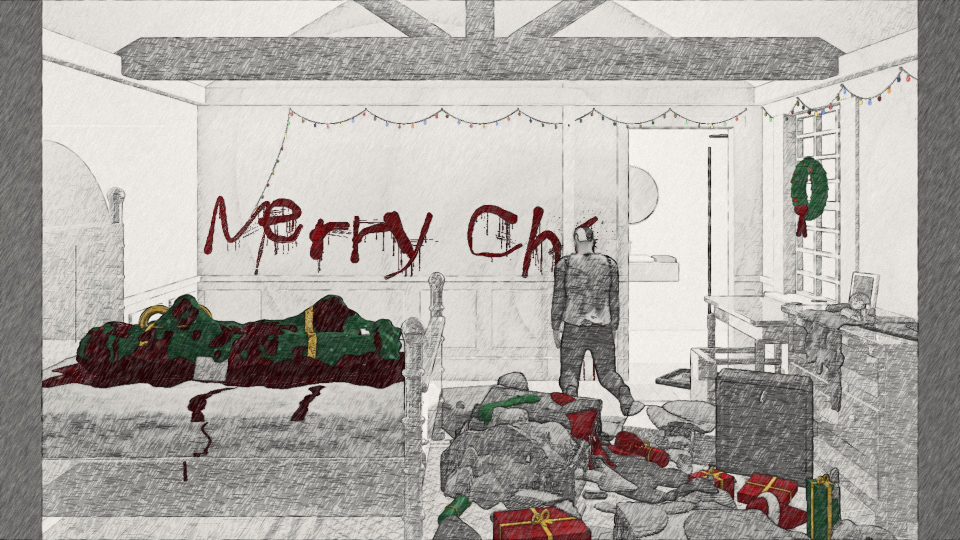
#> input picture animations/yuletide-merry-chr-still.jpg, 1920 x 1080 px (shown at 1/2 size)
$ python -i house_look.py   (imports and definitions only)
#> lines starting #> are read from the running program, lines starting #| are printed output that depends on the picture; after the words box and inside, x2 and y2 are one past the last pixel; in counts of white or black regions, pixels touching at a corner belong together
"""house_look: the house look (rule S7; Sam, 12 Nov): every drawing looks cut from paper and laid on paper.

MAP (rule 61):
  LOOK 25          the ONE setting: paper strength, light-edge strength, shadow strength and offset
  paper 45         the paper picture (fixed grain + soft blotches), made once per size, the same every frame
  shapes 75        the drawing split into its flat-colour shapes; each shape's height (smaller shapes lie on bigger)
  edges 125        per shape: a soft shadow down and right onto what lies beneath, and a thin light top edge
  apply 165        all of it, in order; film_engine.render calls it ONCE per drawing, before captions go on

Applied to the drawing only: captions, the Hook Text and the sign-off go on afterwards, clean. Shapes are found from the
picture's flat colours, not from its black outlines: an outline belongs to the shape it surrounds, and thin things
(outlines, wires, poles, ropes) cast no shadow.
"""
import numpy as np
from PIL import Image
from scipy import ndimage as nd

# The one setting (brief: "a single setting so it can be changed"). Sizes are at 1080 wide and scale with the picture.
LOOK = dict(
    paper=0.70,          # soft light at 70% (as tested and chosen, 12 Nov)
    paper_depth=0.45,    # the paper's texture at 45%: the test's recipe alone came out 2.2x stronger than the test Sam
                         # chose (measured on the sky in his two screenshots, 12 Nov: grain 2.8x, blotches 1.9x)
    light=0.22,          # the light top edge: this much of the way to white
    light_px=2.0,        # its thickness
    shadow=0.26,         # the darkest a shadow gets (fraction darker)
    shadow_dx=4.0,       # down and right
    shadow_dy=6.0,
    shadow_soft=3.0,     # blur of the shadow's edge
    thin_px=4.0,         # a shape no thicker than twice this casts no shadow: wires, poles, ropes
    min_area=60,         # smaller patches (texture, sparks, specks) join the shape round them
    ramp=(0.5, 2.0),     # a shape lies fully on another only when that one is e^2 = 7 times bigger, not at all under
                         # e^0.5 = 1.6 times, fading between: near-equal shapes (a checked shirt's squares and bars)
                         # never flip which is on top from one drawing to the next (they flickered, 12 Nov)
)

_PAPER = {}


# ------------------------------------------------------------------------------------------------------------ paper
def paper(w, h):
    """The paper picture, w x h, grey around 0.5: fine grain averaged with soft blotches. Seeded, so every frame and
    every render get the same sheet (paper doesn't crawl)."""
    if (w, h) in _PAPER:
        return _PAPER[(w, h)]
    # made by exactly the steps of the test Sam chose (12 Nov). A first build copied the recipe by hand and came out
    # with twice the blotches and half the grain: "far more smudged" (Sam, 12 Nov). Never re-derive it.
    import subprocess
    import imageio_ffmpeg

    def make(size, chain):
        raw = subprocess.run([imageio_ffmpeg.get_ffmpeg_exe(), '-loglevel', 'error', '-f', 'lavfi', '-i',
                              f'color=gray:s={size},format=gray,{chain}', '-frames:v', '1', '-f', 'rawvideo',
                              '-pix_fmt', 'gray', '-'], capture_output=True, check=True).stdout
        return np.frombuffer(raw, np.uint8).reshape(h, w).astype(np.float32) / 255
    grain = make(f'{w}x{h}', 'noise=alls=90,gblur=sigma=0.9,eq=contrast=2.2')
    blot = make(f'{max(8, w // 8)}x{max(8, h // 8)}', f'noise=alls=90,gblur=sigma=4,eq=contrast=4,scale={w}:{h}')
    p = (grain + blot) / 2
    p = p.mean() + LOOK['paper_depth'] * (p - p.mean())
    _PAPER[(w, h)] = p
    return p


def lay_on_paper(a, strength):
    """Soft light: where the paper is darker than mid-grey the drawing darkens a touch, lighter lightens it."""
    b = paper(a.shape[1], a.shape[0])[..., None]
    soft = (1 - 2 * b) * a * a + 2 * b * a
    return a + strength * (soft - a)


# ----------------------------------------------------------------------------------------------------------- shapes
def _disk(r):
    r = max(1, int(round(r)))
    y, x = np.ogrid[-r:r + 1, -r:r + 1]
    return x * x + y * y <= r * r


def shapes(a):
    """(height map, ink mask, thin mask). Each flat-colour shape is one region; its height is -log(area), so a smaller
    shape lies on a bigger one (an eye on a face, a face on a body, a body on the sky). Black outlines (ink: dark and
    thin) take the height of the highest shape they touch, as an outline is part of the shape it goes round."""
    h, w = a.shape[:2]
    k = w / 1080
    lum = a @ np.array([0.299, 0.587, 0.114], np.float32)
    dark = lum < 0.2
    ink = dark & ~nd.binary_opening(dark, _disk(3 * k))           # dark and thin: an outline, not a black coat
    e = np.zeros((h, w), bool)
    d = np.abs(np.diff(a, axis=1)).max(2) > 0.07                   # a colour change between neighbours
    e[:, :-1] |= d
    e[:, 1:] |= d
    d = np.abs(np.diff(a, axis=0)).max(2) > 0.07
    e[:-1] |= d
    e[1:] |= d
    lab, n = nd.label(~(e | ink))
    area = np.bincount(lab.ravel(), minlength=n + 1)
    small = area < LOOK['min_area'] * k * k
    small[0] = True
    # every unlabelled pixel (a colour change, a speck) joins its nearest shape
    idx = nd.distance_transform_edt(small[lab], return_distances=False, return_indices=True)
    lab = lab[idx[0], idx[1]]
    # thickness: how far a shape's middle is from its edge; thin shapes cast no shadow
    inner = nd.distance_transform_edt(~(e | ink))
    thick = np.asarray(nd.maximum(inner, lab, index=np.arange(n + 1)))
    height = -np.log(np.maximum(area, 1)).astype(np.float32)
    H = height[lab]
    thin = (thick < LOOK['thin_px'] * k)[lab]
    r = int(round(3 * k)) * 2 + 1
    H = np.where(ink, nd.maximum_filter(np.where(ink, -1e9, H), size=r), H)
    thin = np.where(ink, nd.minimum_filter(np.where(ink, True, thin), size=r), thin)
    return H, ink, thin


# ------------------------------------------------------------------------------------------------------------ edges
def _shift(m, dx, dy, fill):
    """m moved right by dx and down by dy (whole pixels)."""
    out = np.full_like(m, fill)
    h, w = m.shape
    out[max(0, dy):h + min(0, dy), max(0, dx):w + min(0, dx)] = m[max(0, -dy):h - max(0, dy), max(0, -dx):w - max(0, dx)]
    return out


def _above(top, under):
    """How far a shape of height `top` lies on one of height `under`: 0 (not at all) to 1 (fully)."""
    lo, hi = LOOK['ramp']
    return np.clip((top - under - lo) / (hi - lo), 0, 1).astype(np.float32)


def edges(a):
    """The drawing with each shape's soft shadow down-right onto the shapes beneath, and its light top edge."""
    h, w = a.shape[:2]
    k = w / 1080
    H, ink, thin = shapes(a)
    # the shadow: where a thick shape, moved down and right, lies on what is there
    Hc = np.where(thin, -1e9, H).astype(np.float32)
    dx, dy = int(round(LOOK['shadow_dx'] * k)), int(round(LOOK['shadow_dy'] * k))
    moved = _shift(Hc, dx, dy, -1e9)
    s = nd.gaussian_filter(_above(moved, H), LOOK['shadow_soft'] * k)
    near = int(round(2 * LOOK['shadow_soft'] * k)) * 2 + 1
    s *= _above(nd.maximum_filter(moved, size=near), H) > 0           # never on the casting shape itself
    a = a * (1 - LOOK['shadow'] * s[..., None])
    # the light top edge: a shape's own pixels just below a lower shape (outlines are looked through: each outline
    # pixel takes the height of the first non-outline pixel above it)
    Hup = H.copy()
    for _ in range(int(round(4 * k)) + 1):
        Hup = np.where(ink, _shift(Hup, 0, 1, 1e9), Hup)
    lit = np.zeros((h, w), np.float32)
    for dd in range(1, max(1, int(round(LOOK['light_px'] * k))) + 1):
        lit = np.maximum(lit, _above(H, _shift(Hup, 0, dd, 1e9)))
    lit *= ~ink
    lit = nd.gaussian_filter(lit, 0.6 * k)
    return a + (1 - a) * (LOOK['light'] * lit[..., None])


# ------------------------------------------------------------------------------------------------------------ apply
def apply(img):
    """The house look on one drawing (PIL image, no captions yet) -> PIL RGB image."""
    a = np.asarray(img.convert('RGB'), np.float32) / 255
    a = lay_on_paper(edges(a), LOOK['paper'])
    return Image.fromarray((np.clip(a, 0, 1) * 255 + 0.5).astype(np.uint8))

>>> from PIL import Image
>>> picture = Image.open('../animations/yuletide-merry-chr-still.jpg')
#> picture is the input picture: PIL image 1920x1080 RGB; mean R, G, B 172.9, 169.1, 164.5
>>> result = apply(picture)
#> in shapes, `dark = lum < 0.2`:
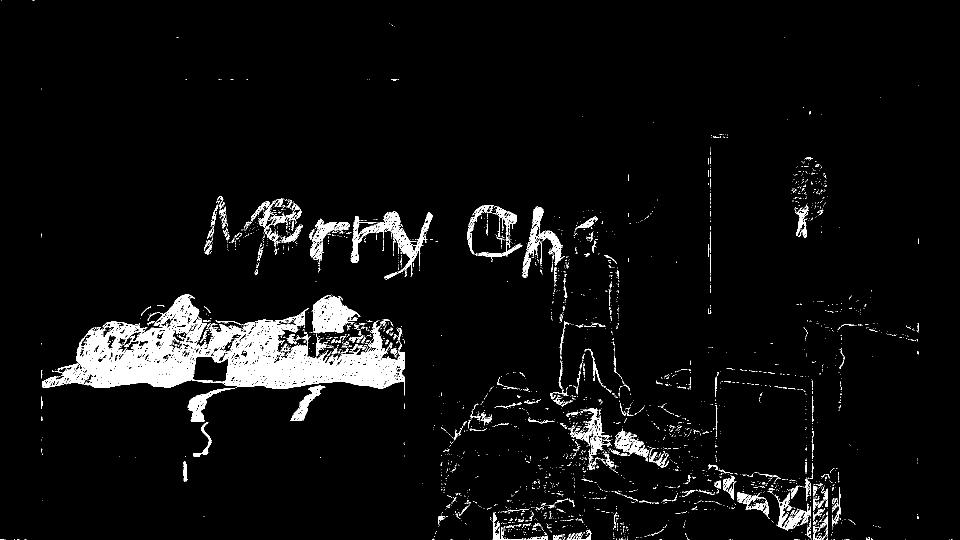
#> dark: shape (1080, 1920) bool (shown at 1/2 size); 5% white; 3030 white regions (2774 under 20 px), largest, box (x1, y1, x2, y2) and area: (84, 589, 810, 791) 54763, (701, 422, 865, 552) 4505, (625, 590, 721, 667) 4101
#> in shapes, `ink = dark & ~nd.binary_opening(dark, _disk(3 * k))`: ink: shape (1080, 1920) bool; 3.9% white; 3153 white regions (2875 under 20 px), largest, box (x1, y1, x2, y2) and area: (256, 589, 618, 775) 14825, (552, 656, 810, 791) 7029, (152, 643, 295, 776) 5974
#> in shapes, `d = np.abs(np.diff(a, axis=1)).max(2) > 0.07`: d: shape (1080, 1919) bool; 16.5% white in thin lines or dots
#> in shapes, `e[:, :-1] |= d`: e: shape (1080, 1920) bool; 16.5% white in thin lines or dots
#> in shapes, `e[:, 1:] |= d`:
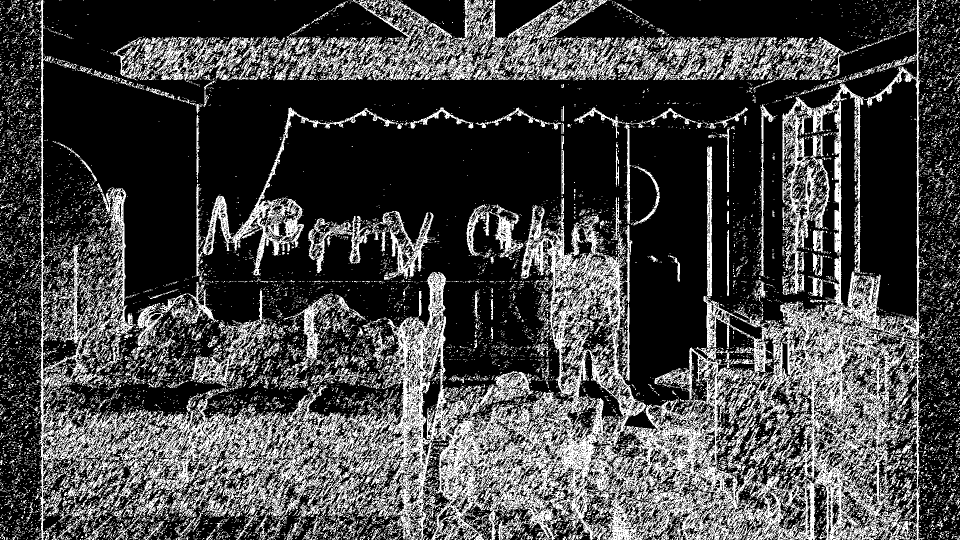
#> e: shape (1080, 1920) bool (shown at 1/2 size); 27% white in thin lines or dots
#> in shapes, `d = np.abs(np.diff(a, axis=0)).max(2) > 0.07`: d: shape (1079, 1920) bool; 18.1% white in thin lines or dots
#> in shapes, `e[1:] |= d`: e: shape (1080, 1920) bool; 39% white; 8932 white regions (8254 under 20 px), largest, box (x1, y1, x2, y2) and area: (69, 0, 1851, 1080) 609743, (220, 0, 1792, 186) 114836, (933, 407, 1047, 527) 4949
#> in shapes, `lab, n = nd.label(~(e | ink))`:
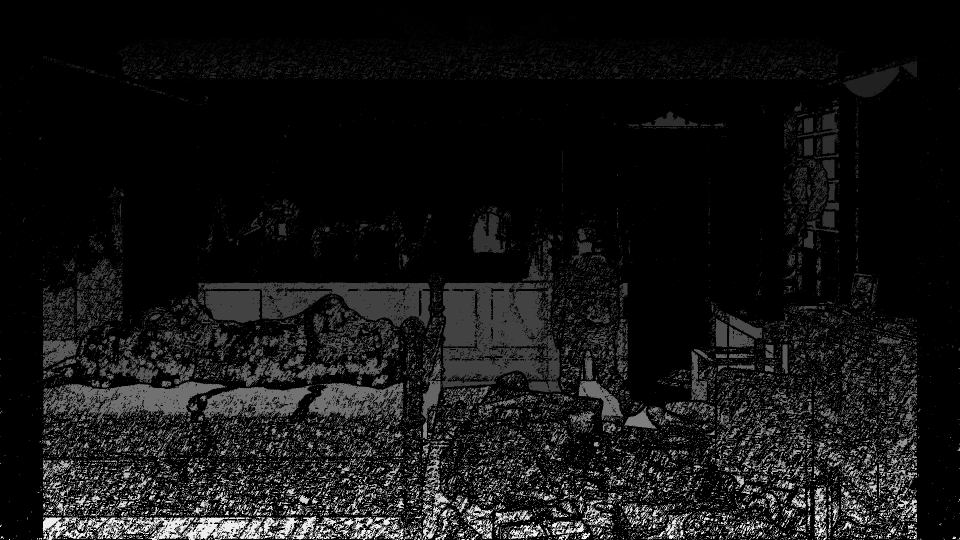
#> lab: shape (1080, 1920) int32 (shown at 1/2 size); min 0, max 35939, mean 2820; drawn with min black and max white
#> in shapes, `lab, n = nd.label(~(e | ink))`: n = 35939
#> in shapes, `H = height[lab]`:
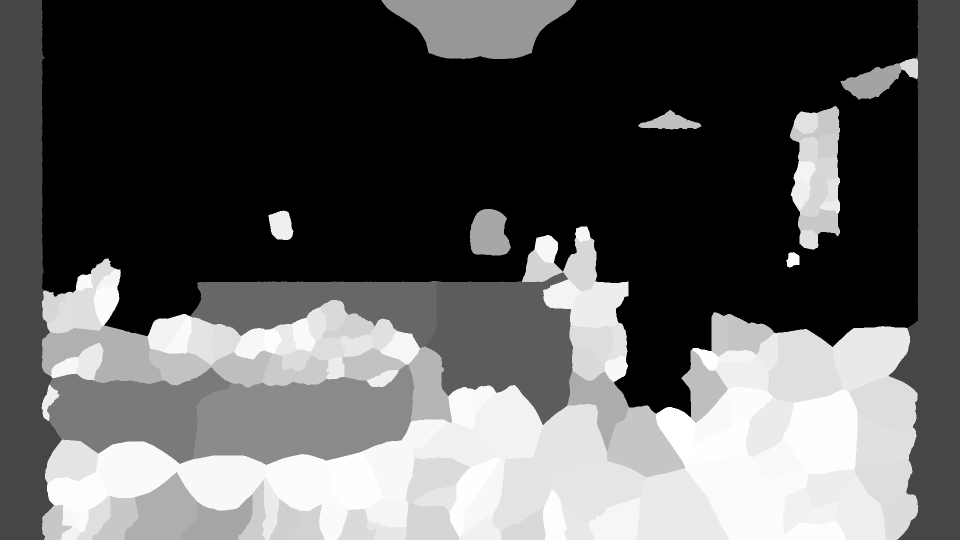
#> H: shape (1080, 1920) float32 (shown at 1/2 size); min -13.48, max -5.25, mean -10.54; drawn with min black and max white
#> in shapes, `thin = (thick < LOOK['thin_px'] * k)[lab]`: thin: shape (1080, 1920) bool; 27.1% white; 9 white regions, largest, box (x1, y1, x2, y2) and area: (90, 652, 1837, 1080) 430422, (84, 517, 840, 775) 92709, (1086, 558, 1257, 764) 22284
#> in shapes, `thin = np.where(ink, nd.minimum_filter(np.where(ink, True, thin), size..`: thin: shape (1080, 1920) bool; 26.8% white; 108 white regions (99 under 20 px), largest, box (x1, y1, x2, y2) and area: (90, 652, 1837, 1080) 429853, (84, 517, 840, 775) 88225, (1086, 558, 1257, 764) 22148
#> in _shift, `out[max(0, dy):h + min(0, dy), max(0, dx):w + min(0, dx)] = m[max(0, -..`:
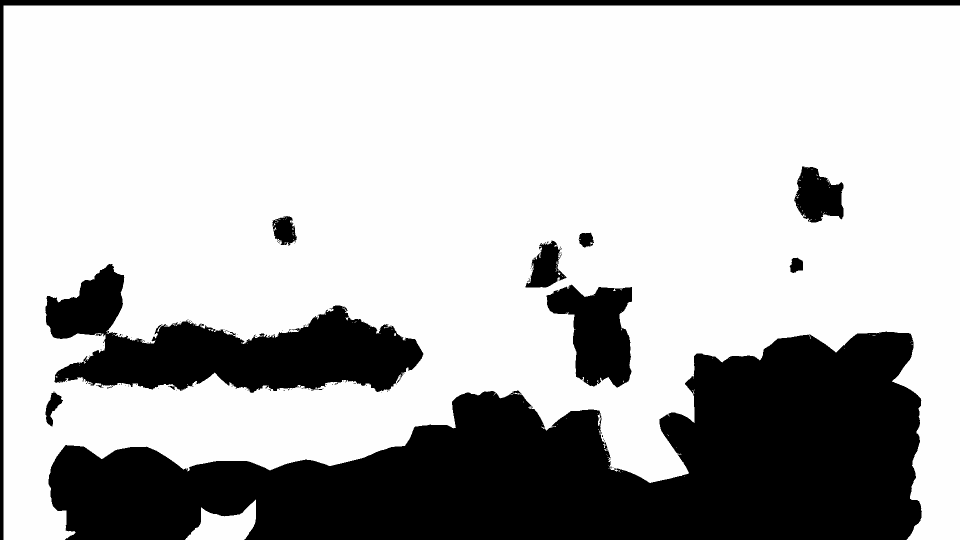
#> out: shape (1080, 1920) float32 (shown at 1/2 size); min -1e+09, max -5.25, mean -273956800; drawn with min black and max white
#> in edges, `s *= _above(nd.maximum_filter(moved, size=near), H) > 0`:
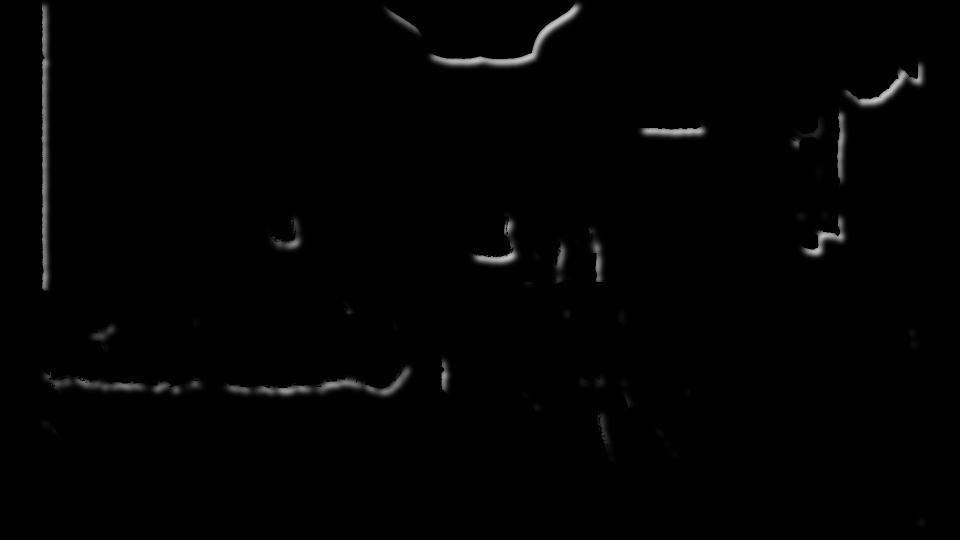
#> s: shape (1080, 1920) float32 (shown at 1/2 size); min 0, max 0.778, mean 0.00831
#> in edges, `lit *= ~ink`:
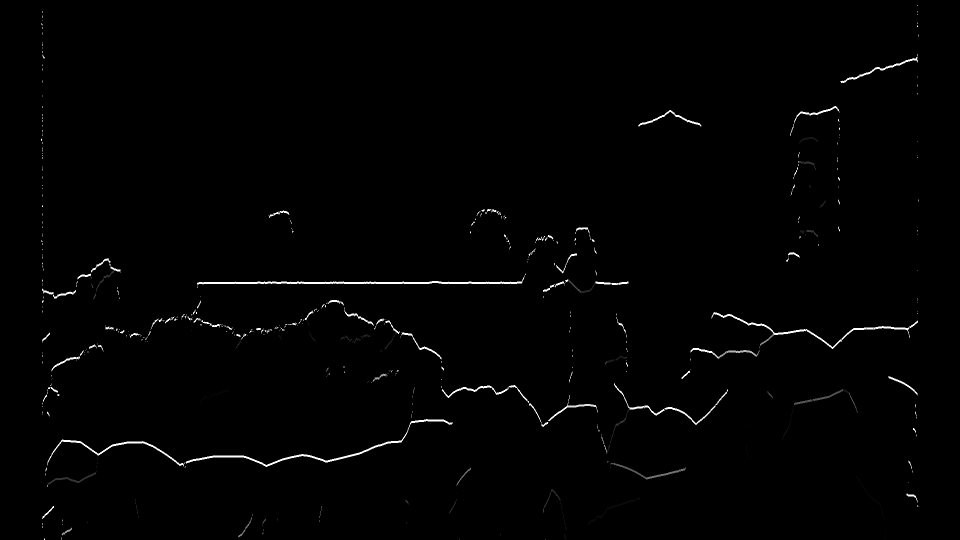
#> lit: shape (1080, 1920) float32 (shown at 1/2 size); min 0, max 1, mean 0.00907
#> (the run stopped early here; a loop or call above may not have finished)
